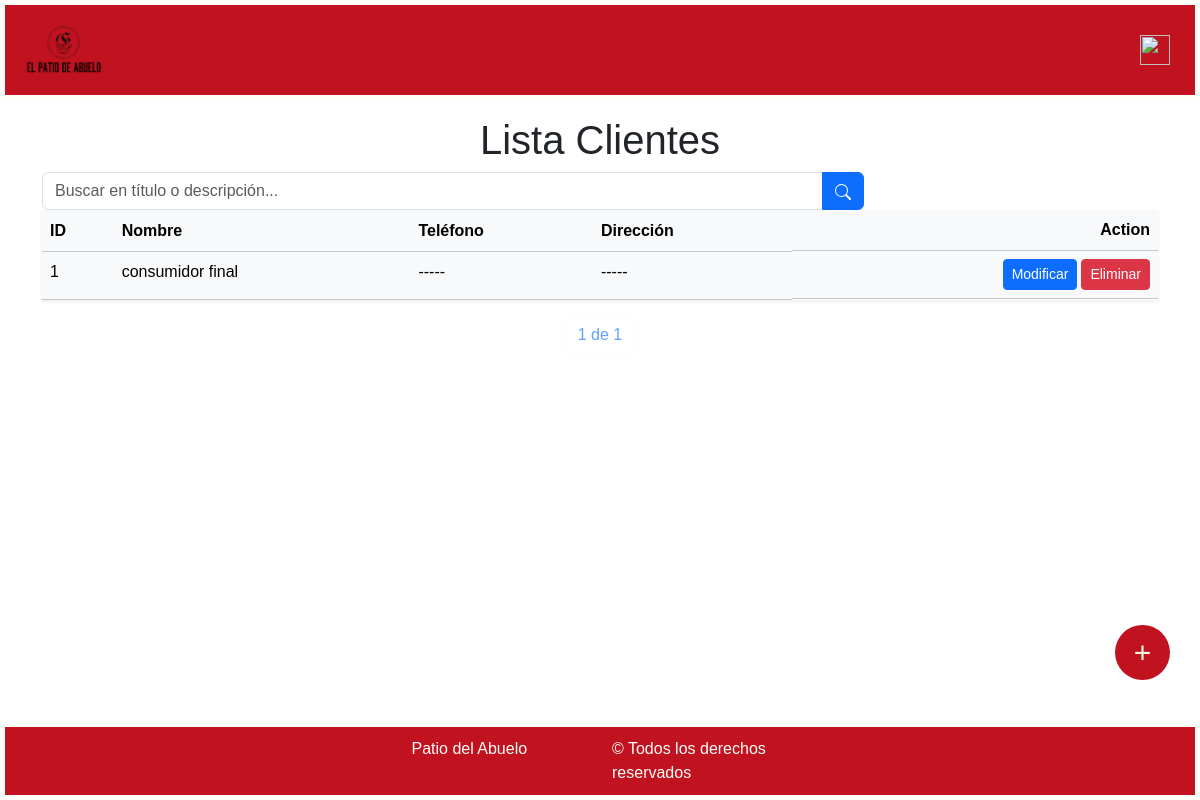
Page /clientes/ (signed in) on the earlier database version.
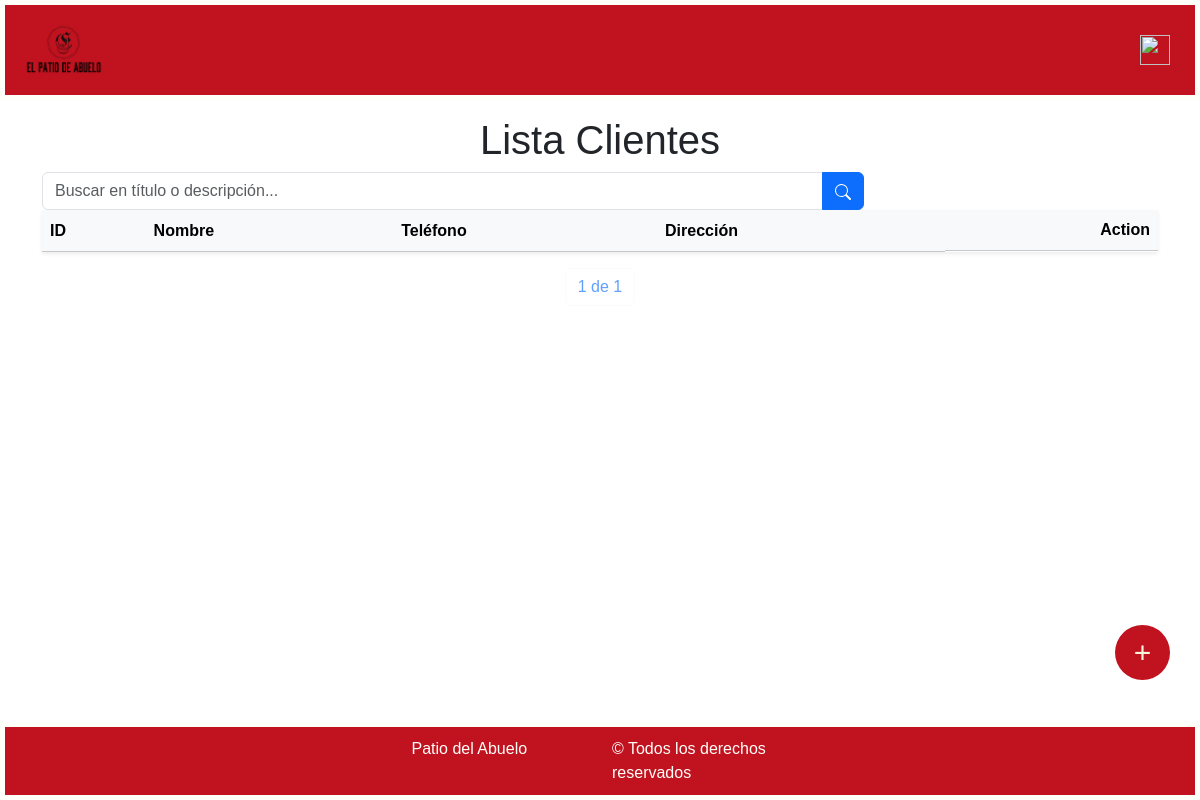
Same page on the later database version.
### miAplicacion/models.py (models this page shows, shortened)
class Cliente(models.Model):
    nombre = models.CharField(max_length=120)
    telefono = models.CharField(max_length=30, null=True, blank=True)
    direccion = models.CharField(max_length=120, null=True, blank=True)

### miAplicacion/views.py (the view)
# urls.py: path("clientes/", login_required(views.listaClientes.as_view()), name="listaClientes"),
class listaClientes(ListView):
    model = Cliente
    template_name = "./listas/listaclientes.html"
    context_object_name = 'clientes'
    paginate_by = 2
    def get_queryset(self):
        queryset = super().get_queryset()
        query = self.request.GET.get('q')
        if query:
            queryset = queryset.filter(nombre__icontains=query)
        return queryset
    def get_context_data(self, **kwargs):
        context = super().get_context_data(**kwargs)
        context['query'] = self.request.GET.get('q', '')  # Enviar el valor de la búsqueda al contexto
        return context

### patioAbuelo/templates/listas/listaClientes.html (shortened to what this page needs)
{% extends "base.html" %}
{% block content %}
<h1 class="text-center mt-3">Lista Clientes</h1>
<form method="GET" class="d-none d-md-table-cell col-md-4">
    <div class="input-group">
        <input type="text" class="form-control" name="q" value="{{ query }}" \
            placeholder="Buscar en título o descripción...">
        <button class="btn btn-primary text-light" type="submit">
            <svg xmlns="http://www.w3.org/2000/svg" width="16" height="16" fill="white" class="bi bi-search" viewBox="0 0 16 16">
                <path d="M11.742 10.344a6.5 6.5 0 1 0-1.397 1.398h-.001q.044.06.098.115l3.85 3.85a1 1 0 0 0 1.415-1.414l-3.85-3.85a1 1 0 0 0-.115-.1zM12 6.5a5.5 5.5 0 1 1-11 0 5.5 5.5 0 0 1 11 0"/>
            </svg>
        </button>
    </div>
</form>
<table class="table table-light shadow-sm table-responsive">
    <thead class="bg-light">
        <tr>
            <th scope="col">ID</th>
            <th scope="col">Nombre</th>
            <th scope="col">Teléfono</th>
            <th scope="col">Dirección</th>
            <th scope="col" class="d-flex justify-content-end">Action</th>
        </tr>
    </thead>
    <tbody>
        {% for c in clientes %}
            <tr>
                <td>{{ c.id }}</td>
                <td>{{ c.nombre }}</td>
                <td>{{ c.telefono|default_if_none:"-----" }}</td>
                <td>{{ c.direccion|default_if_none:"-----" }}</td>
                <td class="d-flex justify-content-end gap-1">
                    <button class="btn btn-sm btn-primary">
                        <a href="/clientes/clienteModif/{{ c.id }}" class="text-white text-decoration-none">Modificar</a>
                    </button>
                    <button class="btn btn-sm btn-danger">
                        <a href="/clientes/clienteBorrar/{{ c.id }}" class="text-white text-decoration-none">Eliminar</a>
                    </button>
                </td>
            </tr>
        {% endfor %}
    </tbody>
</table>
<div class="pagination justify-content-center">
    <span class="current-page btn btn-outline-light disabled text-primary mb-3">
        {{ page_obj.number }} de {{ page_obj.paginator.num_pages }}
    </span>
</div>
<a href="{% url 'clienteNuevo' %}" class="customButton">+</a>
{% endblock %}

Differences in the rows shown:
removed Cliente: id "1", nombre "consumidor final", telefono "-----", direccion "-----"
